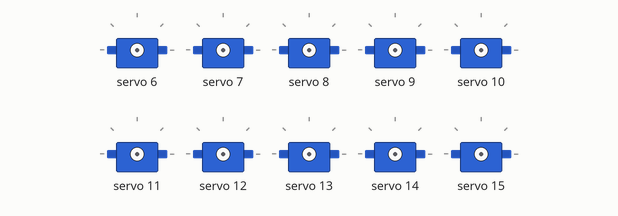
Simulated run of this sketch. Board: Arduino Uno, built with avr-gcc and run on an emulated ATmega328P. Parts: 10 × servo. What the sketch prints to the serial monitor is not drawn.

Above: at 0.1 s.
At 2.1 s:
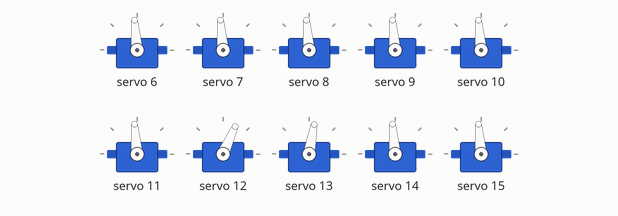
Timing chart, 0 to 3.6 s (numbered marks = the images above):
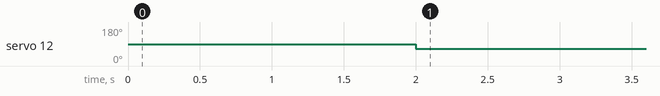

The sketch:

arm.ino
```cpp
#include <PS2X_lib.h>
#include <string.h>
#include <Wire.h>
#include <Adafruit_PWMServoDriver.h>

# define LL1 114.0
# define LL2 149.0

#define SERVOMIN  150 // this is the 'minimum' pulse length count (out of 4096)
#define SERVOMAX  600 // this is the 'maximum' pulse length count (out of 4096)
#define SERVO_NUM 10

int counter;
int angle[SERVO_NUM] = {90, 90, 90, 90, 90, 90, 60, 75, 90, 90};
int current[SERVO_NUM] = {90, 90, 90, 90, 90, 90, 90, 90, 90, 90};
int state;
char get_char;
int get_t;

int armLx, armLy;

PS2X ps2x;
Adafruit_PWMServoDriver pwm = Adafruit_PWMServoDriver();
int error = 1;

void setup() {
  // put your setup code here, to run once:
  Serial.begin(115200);

  OCR0A = 254;            // compare match register 16MHz/256/2Hz
  TCCR0B |= (1 << WGM12);   // CTC mode
  TCCR0B |= (1 << CS12) || (1 << CS10);  //prescale
  TIMSK0 |= (1 << OCIE0A);  // enable timer compare interrupt
  counter = 0;
  state = 0;
  get_char = 0;
  get_t = 0;

  //error = ps2x.config_gamepad(PS2_clk, PS2_cmd, PS2_att, PS2_data, true, true);
  error = ps2x.config_gamepad(13,11,10,12, true, true);
  int type = ps2x.readType();
//  Serial.println(type);
  Serial.println(error);
  while (error != 0){
    delay(1000);
    //ps2x.reconfig_gamepad();
    //error = ps2x.config_gamepad(PS2_clk, PS2_cmd, PS2_att, PS2_data, true, true);
    error = ps2x.config_gamepad(13,11,10,12, true, true);
    Serial.println(error);
  }

  /*
  pinMode(13, OUTPUT);
  if (error == 0){
    //digitalWrite(13, 1);
    //Serial.println("OK!!");
  }
  else{
    //digitalWrite(13, 0);
    //Serial.println("ERROR!!");
  }
  */
  pwm.begin();
  pwm.setPWMFreq(60);
  armLx = 0;
  armLy = 200;
  delay(2000);

}

void cal_armL(int *x, int *y, int dx, int dy, int *phi1, int *phi2){
  int tx = *x;
  int ty = *y;
  tx = (tx + dx > 10) ? 10 : tx + dx;
  ty = (ty + dy < 0) ? 0 : ty + dy;
  double theta0 = atan((double)ty/(-tx))*180/PI;
  double LL3 = sqrt((double)tx*tx+(double)ty*ty);
  double theta3 = acos((LL1*LL1+LL2*LL2-LL3*LL3)/(2*LL1*LL2))*180/PI;
  double theta2 = acos((LL1*LL1+LL3*LL3-LL2*LL2)/(2*LL1*LL3))*180/PI;
  int tphi1 = (int)(theta2-theta0+60);
  int tphi2 = (int)(255-theta3);

  Serial.print(tx);
  Serial.print(" ");
  Serial.print(ty);
  Serial.print(" ");
  Serial.print(LL3);
  Serial.print(" ");
  Serial.print(LL3);
  Serial.print(" ");
  Serial.print(theta0);
  Serial.print(" ");
  Serial.print(theta2);
  Serial.print(" ");
  Serial.print(theta3);
  Serial.print(" ");
  Serial.print(tphi1);
  Serial.print(" ");
  Serial.print(tphi2);
  Serial.print("\n");

  if (tphi1 > 0 && tphi1 < 175 && tphi2 > 0 && tphi2 < 175){
    *phi1 = tphi1;
    *phi2 = tphi2;
    *x = tx;
    *y = ty;
    return;
  }
  else return;
}

ISR(TIMER0_COMPA_vect)          // timer compare interrupt service routine
{
  counter++;
  if(counter == 20){
    digitalWrite(13, digitalRead(13) ^ 1);   // toggle LED pin
    for (int i=0; i<SERVO_NUM; i++){
      if (angle[i] > current[i]){
        current[i] ++;
      }
      else if (angle[i] < current[i]){
       current[i]--;
      }
      counter = 0;
    }
  }
}

//void getcontrol(char*);
void loop() {
  /*
  cal_armL(&armLx, &armLy, 0, 0, &angle[1], &angle[2]);
  Serial.print(angle[1]);
  Serial.print(" ");
  Serial.println(angle[2]);

  for (int i=0;i<SERVO_NUM; i++){
    int t = map(current[i], 0, 180, SERVOMIN, SERVOMAX);
    pwm.setPWM(i+11, 0, t);
  }
  return;
  */
  /*
  if (Serial.available() > 0){
    get_char = Serial.read();
    if (get_char == ' '){
    angle[state] = get_t;
    get_t = 0;
    state=state+1;
    get_char = 0;
    if (state==SERVO_NUM){
      state=0;
    }
   }
   else{
        get_t = get_t*10+((int)get_char-48);
   }
  }*/
  ps2x.read_gamepad();
  /*
  byte ly = ps2x.Analog(PSS_LY);
  byte lx = ps2x.Analog(PSS_LX);
  Serial.println(ly);
  if(ly > 200) angle[1]+=2;
  else if(ly < 90) angle[1]-=2;
  angle[1] = (angle[1] > 170) ? 170 : (angle[1] < 5) ? 5 : angle[1];

  if(lx > 200) angle[2]+=2;
  else if(lx < 90) angle[2]-=2;
  angle[2] = (angle[2] > 170) ? 170 : (angle[2] < 5) ? 5 : angle[2];
  ps2x.Button(PSB_PAD_UP)
  */
  bool right_arm_flag = (ps2x.Button(PSB_R1)) ? true : false;
  bool left_arm_flag = (ps2x.Button(PSB_R2)) ? true : false;
  if(right_arm_flag){
    byte ly = ps2x.Analog(PSS_LY);
    byte lx = ps2x.Analog(PSS_LX);
    if(ly > 150) angle[1] -= 2;
    else if(ly < 100) angle[1] += 2;
    if(lx >150) angle[2] -= 2;
    else if(lx < 100) angle[2] += 2;
    angle[1] = (angle[1] > 170) ? 170 : (angle[1] < 5) ? 5 : angle[1];
    angle[2] = (angle[2] > 170) ? 170 : (angle[2] < 5) ? 5 : angle[2];
    //cal_armL(&armLx, &armLy, dx, dy, &angle[1], &angle[2]);

    if(ps2x.Button(PSB_PAD_UP)) angle[0] -= 2;
    else if(ps2x.Button(PSB_PAD_DOWN)) angle[0] += 2;
    if(ps2x.Button(PSB_PAD_RIGHT)) angle[3] -= 5;
    else if(ps2x.Button(PSB_PAD_LEFT)) angle[3] += 5;
    if(ps2x.Button(PSB_L1)) angle[4] += 10;
    else if(ps2x.Button(PSB_L2)) angle[4] -= 10;
    angle[0] = (angle[0] > 170) ? 170 : (angle[0] < 5) ? 5 : angle[0];
    angle[3] = (angle[3] > 170) ? 170 : (angle[3] < 5) ? 5 : angle[3];
    angle[4] = (angle[4] > 125) ? 125 : (angle[4] < 65) ? 65 : angle[4];
  }
  if(left_arm_flag){
    byte ly = ps2x.Analog(PSS_LY);
    byte lx = ps2x.Analog(PSS_LX);
    if(ly > 150) angle[6] += 2;
    else if(ly < 100) angle[6] -= 2;
    if(lx >150) angle[7] += 2;
    else if(lx < 100) angle[7] -= 2;
    angle[6] = (angle[6] > 170) ? 170 : (angle[6] < 5) ? 5 : angle[6];
    angle[7] = (angle[7] > 170) ? 170 : (angle[7] < 5) ? 5 : angle[7];
    //cal_armL(&armLx, &armLy, dx, dy, &angle[1], &angle[2]);

    if(ps2x.Button(PSB_PAD_UP)) angle[5] += 2;
    else if(ps2x.Button(PSB_PAD_DOWN)) angle[5] -= 2;
    if(ps2x.Button(PSB_PAD_RIGHT)) angle[8] += 5;
    else if(ps2x.Button(PSB_PAD_LEFT)) angle[8] -= 5;
    if(ps2x.Button(PSB_L1)) angle[9] += 10;
    else if(ps2x.Button(PSB_L2)) angle[9] -= 10;
    angle[5] = (angle[5] > 170) ? 170 : (angle[5] < 5) ? 5 : angle[5];
    angle[8] = (angle[8] > 170) ? 170 : (angle[8] < 5) ? 5 : angle[8];
    angle[9] = (angle[9] > 125) ? 125 : (angle[9] < 65) ? 65 : angle[9];
  }
  if(!left_arm_flag && !right_arm_flag){
    byte ly = ps2x.Analog(PSS_LY);
    byte lx = ps2x.Analog(PSS_LX);
    if(ly > 150 || ly < 100) angle[6] = 180-angle[1];
    if(lx > 150 || lx < 100) angle[7] = 180-angle[2];

    if(ps2x.Button(PSB_PAD_UP) || ps2x.Button(PSB_PAD_DOWN)) angle[5] = 180-angle[0];
    if(ps2x.Button(PSB_PAD_RIGHT) || ps2x.Button(PSB_PAD_LEFT)) angle[8] = 180-angle[3];
    if(ps2x.Button(PSB_L1)) angle[9] = angle[4];
  }

  for (int i=0;i<SERVO_NUM; i++){
    int t = map(current[i], 0, 180, SERVOMIN, SERVOMAX);
    pwm.setPWM(i+6, 0, t);
  }
  delay(100);
}
```

Measured:
- by itself, servo 12: 90° → 66° at 2.0 s
